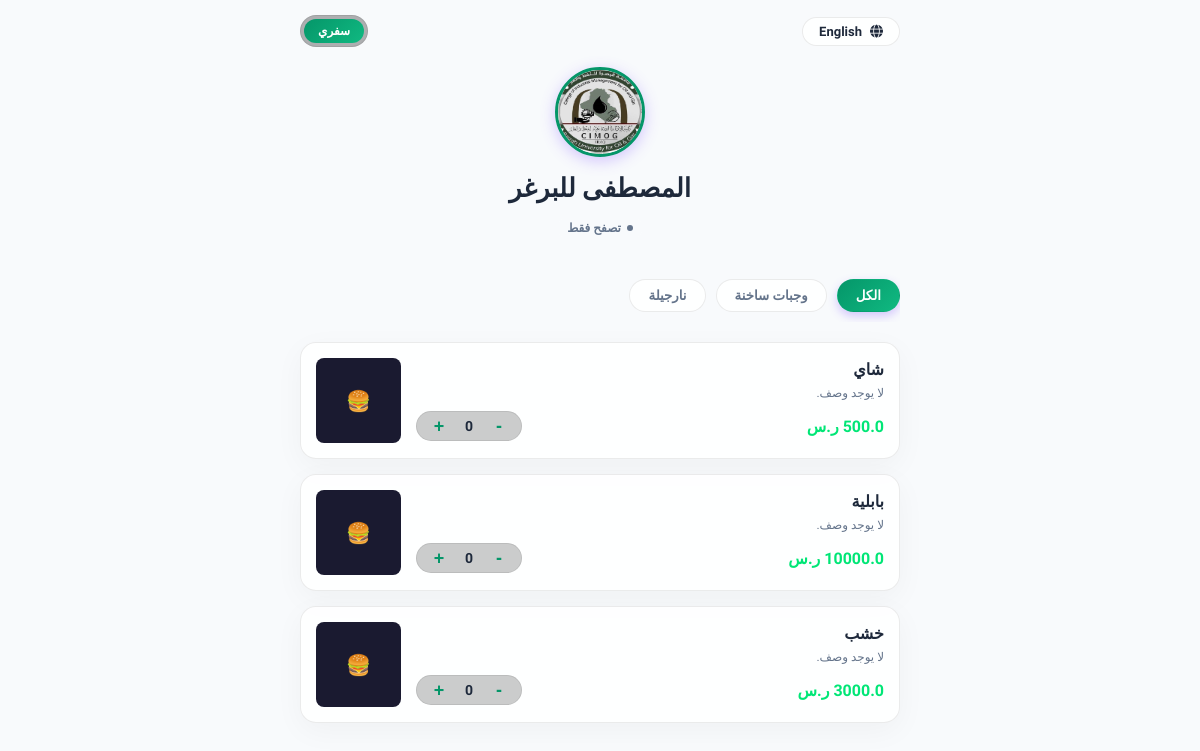
Page /r/mostafa on the committed database.
### tables this page shows
CREATE TABLE restaurants (
        id INTEGER PRIMARY KEY AUTOINCREMENT,
        user_id INTEGER NOT NULL,
        name TEXT NOT NULL,
        slug TEXT UNIQUE NOT NULL,
        logo TEXT,
        status TEXT NOT NULL DEFAULT 'active', theme_name TEXT NOT NULL DEFAULT 'classic_light', theme_primary_color TEXT DEFAULT '#059669', theme_bg_color TEXT DEFAULT '#f8fafc', theme_surface_color TEXT DEFAULT '#ffffff', theme_text_color TEXT DEFAULT '#1e293b', -- 'active', 'pending', 'inactive'
        FOREIGN KEY (user_id) REFERENCES users(id) ON DELETE CASCADE
    );

CREATE TABLE categories (
        id INTEGER PRIMARY KEY AUTOINCREMENT,
        restaurant_id INTEGER NOT NULL,
        name TEXT NOT NULL,
        FOREIGN KEY (restaurant_id) REFERENCES restaurants(id) ON DELETE CASCADE
    );

CREATE TABLE menu_items (
        id INTEGER PRIMARY KEY AUTOINCREMENT,
        category_id INTEGER NOT NULL,
        name TEXT NOT NULL,
        description TEXT,
        price REAL NOT NULL,
        image_path TEXT,
        available INTEGER NOT NULL DEFAULT 1, -- 1 = True, 0 = False
        FOREIGN KEY (category_id) REFERENCES categories(id) ON DELETE CASCADE
    );

### app.py (the view)
@app.route('/r/<slug>')
def public_menu(slug):
    restaurant = db.get_restaurant_by_slug(slug)
    if not restaurant or restaurant['status'] != 'active':
        return "المطعم غير موجود أو معطل حالياً.", 404
    categories = db.get_categories(restaurant['id'])
    menu_items = db.get_menu_items(restaurant['id'])
    mock_table = {'id': 0, 'table_number': 'تصفح فقط'}
    return render_template('menu.html', restaurant=restaurant, categories=categories, menu_items=menu_items, table=mock_table)

### database.py (called while the page is built)
def get_db():
    conn = sqlite3.connect(DB_PATH)
    conn.row_factory = sqlite3.Row
    conn.execute("PRAGMA foreign_keys = ON")
    return conn

def get_restaurant_by_slug(slug):
    conn = get_db()
    cursor = conn.cursor()
    cursor.execute("SELECT * FROM restaurants WHERE slug = ?", (slug,))
    res = cursor.fetchone()
    conn.close()
    return res

def get_categories(restaurant_id):
    conn = get_db()
    cursor = conn.cursor()
    cursor.execute("SELECT * FROM categories WHERE restaurant_id = ?", (restaurant_id,))
    res = cursor.fetchall()
    conn.close()
    return res

def get_menu_items(restaurant_id):
    conn = get_db()
    cursor = conn.cursor()
    cursor.execute('''
        SELECT m.*, c.name as category_name
        FROM menu_items m
        JOIN categories c ON m.category_id = c.id
        WHERE c.restaurant_id = ?
    ''', (restaurant_id,))
    res = cursor.fetchall()
    conn.close()
    return res

### templates/menu.html (shortened to what this page needs)
{% extends 'base.html' %}
{% block content %}
<div class="customer-menu-layout">
    <div style="display: flex; justify-content: space-between; align-items: center; margin-bottom: 20px; flex-wrap: wrap; gap: 10px;">
        <button class="btn btn-secondary lang-toggle-btn" onclick="toggleLanguage()" style="padding: 6px 16px; font-size: 13px; border-radius: 20px; font-weight: bold; background: var(--glass-bg); border: 1px solid var(--glass-border); color: var(--text-primary); min-width: 90px;">
        </button>
        <div class="order-type-switch" style="display: flex; background: rgba(0,0,0,0.3); border-radius: 20px; padding: 3px; border: 1px solid var(--glass-border);">
            <button class="btn {% if table.id == 0 %}active-type{% endif %}" id="type-takeaway-btn" onclick="setOrderType('take_away')" style="padding: 5px 14px; font-size: 12px; border-radius: 18px; font-weight: bold; {% if table.id == 0 %}background: var(--accent-gradient); color: #fff;{% else %}background: transparent; color: var(--text-secondary);{% endif %} border: none; cursor: pointer; transition: all 0.2s;">
                <span class="lang-txt" data-key="takeaway">سفري</span>
            </button>
        </div>
    </div>
    <div class="restaurant-profile-header">
        {% if restaurant.logo %}
            <img src="{{ url_for('static', filename='uploads/' + restaurant.logo) }}" alt="Logo" class="restaurant-logo-circle">
        {% else %}
            <div class="restaurant-logo-circle" style="background: var(--bg-secondary); display: flex; align-items: center; justify-content: center; font-size: 32px; margin: 0 auto 12px auto;">🍽️</div>
        {% endif %}
        <h1>{{ restaurant.name }}</h1>
        <div id="table-state-box">
            {% if table.id != 0 %}
                {% if table.status == 'available' %}
                    <span class="client-status-indicator" style="background: rgba(0, 230, 118, 0.1); color: var(--success-color);"><span style="width: 6px; height: 6px; border-radius: 50%; background: var(--success-color); display: inline-block;"></span> <span class="lang-txt" data-key="new_session">جلسة جديدة</span></span>
                {% elif table.status == 'occupied' %}
                    <span class="client-status-indicator" style="background: rgba(0, 120, 212, 0.1); color: #00bcf2;"><span style="width: 6px; height: 6px; border-radius: 50%; background: #00bcf2; display: inline-block;"></span> <span class="lang-txt" data-key="active_session">جلسة نشطة - قيد الخدمة</span></span>
                {% elif table.status == 'billing' %}
                    <span class="client-status-indicator" style="background: rgba(255, 23, 68, 0.1); color: var(--danger-color); animation: blinker-animation 1.5s infinite;"><span style="width: 6px; height: 6px; border-radius: 50%; background: var(--danger-color); display: inline-block;"></span> <span class="lang-txt" data-key="awaiting_bill">بانتظار الفاتورة والدفع كاش</span></span>
                {% endif %}
            {% else %}
                <span class="client-status-indicator" style="background: rgba(255, 255, 255, 0.05); color: var(--text-secondary);"><span style="width: 6px; height: 6px; border-radius: 50%; background: var(--text-secondary); display: inline-block;"></span> <span class="lang-txt" data-key="browse_only">تصفح فقط</span></span>
            {% endif %}
        </div>
    </div>
    <div class="category-slider">
        <button class="category-slider-btn active lang-txt" data-key="all" onclick="filterCategory('all', this)">الكل</button>
        {% for cat in categories %}
        <button class="category-slider-btn" onclick="filterCategory('cat-{{ cat.id }}', this)">{{ cat.name }}</button>
        {% endfor %}
    </div>
    <div class="customer-items-list-container">
        {% for item in menu_items %}
        <div class="customer-item-card menu-item-row-cat cat-{{ item.category_id }}" id="item-card-{{ item.id }}">
            <div class="customer-item-info">
                <div class="customer-item-title">{{ item.name }}</div>
                <p class="customer-item-desc">{{ item.description or 'لا يوجد وصف.' }}</p>
                <div class="customer-item-price-row">
                    <span class="customer-item-price">{{ item.price }} <span class="lang-txt" data-key="currency">ر.س</span></span>
                    {% if item.available == 1 %}
                        <div class="qty-controls" id="controls-{{ item.id }}" style="display: {% if table.id != 0 %}flex{% else %}none{% endif %};">
                            <button class="qty-btn" onclick="addToCart({{ item.id }}, '{{ item.name }}', {{ item.price }}, -1)">-</button>
                            <span class="qty-val" id="qty-{{ item.id }}">0</span>
                            <button class="qty-btn" onclick="addToCart({{ item.id }}, '{{ item.name }}', {{ item.price }}, 1)">+</button>
                        </div>
                    {% else %}
                        <span style="color: var(--danger-color); font-size: 11px; font-weight: bold;"><i class="fa-solid fa-ban"></i> <span class="lang-txt" data-key="unavailable">غير متوفر</span></span>
                    {% endif %}
                </div>
            </div>
            <div class="customer-item-img-container">
                {% if item.image_path %}
                    <img src="{{ url_for('static', filename='uploads/' + item.image_path) }}" alt="{{ item.name }}">
                {% else %}
                    <div class="customer-item-no-image-mini">🍔</div>
                {% endif %}
            </div>
        </div>
        {% else %}
        <div class="glass-card lang-txt" data-key="menu_empty" style="text-align: center; color: var(--text-secondary); padding: 40px;">
            لا توجد وجبات مضافة في المنيو حالياً.
        </div>
        {% endfor %}
    </div>
</div>
{% endblock %}

### templates/base.html (shortened to what this page needs)
<!DOCTYPE html>
<html lang="ar" dir="rtl">
<head>
    <link rel="stylesheet" href="https://cdnjs.cloudflare.com/ajax/libs/font-awesome/6.4.0/css/all.min.css">
    <link rel="stylesheet" href="{{ url_for('static', filename='css/style.css') }}">
</head>
<body>
    <main class="main-content">
        {% block content %}{% endblock %}
    </main>
</body>
</html>

### static/css/style.css (style rules this page uses)
:root { --bg-primary: #0b0b14; --bg-secondary: #121225; --accent-color: #7c4dff; --accent-gradient: linear-gradient(135deg, #7c4dff 0%, #ff4081 100%); --success-color: #00e676; --warning-color: #ff9100; --danger-color: #ff1744; --text-primary: #f5f5f7; --text-secondary: #a0aec0; --glass-bg: rgba(18, 18, 37, 0.6); --glass-border: rgba(255, 255, 255, 0.08); --card-shadow: 0 8px 32px 0 rgba(0, 0, 0, 0.37); --border-radius-sm: 8px; --border-radius-md: 16px; --border-radius-lg: 24px; --font-main: 'Tajawal', sans-serif; --font-heading: 'Cairo', sans-serif; --transition: all 0.3s cubic-bezier(0.25, 0.8, 0.25, 1); }
html { scroll-behavior: smooth; }
* { margin: 0; padding: 0; box-sizing: border-box; }
body { background-color: var(--bg-primary); color: var(--text-primary); font-family: var(--font-main); min-height: 100vh; display: flex; flex-direction: column; overflow-x: hidden; position: relative; }
.main-content { flex: 1; width: 100%; max-width: 1200px; margin: 0 auto; padding: 30px 20px; }
.btn { display: inline-flex; align-items: center; justify-content: center; gap: 8px; padding: 12px 24px; border-radius: var(--border-radius-sm); font-family: var(--font-main); font-weight: 600; font-size: 15px; cursor: pointer; border: none; transition: var(--transition); }
.btn-secondary { background: rgba(255, 255, 255, 0.08); color: var(--text-primary); border: 1px solid var(--glass-border); }
.customer-menu-layout { max-width: 600px; margin: 0 auto; padding-bottom: 90px; }
.restaurant-profile-header { text-align: center; margin-bottom: 30px; }
.restaurant-logo-circle { width: 90px; height: 90px; border-radius: 50%; object-fit: cover; border: 3px solid var(--accent-color); box-shadow: 0 4px 15px rgba(124, 77, 255, 0.3); margin-bottom: 12px; }
.restaurant-profile-header h1 { font-family: var(--font-heading); font-size: 26px; font-weight: 700; margin-bottom: 6px; }
.category-slider { display: flex; gap: 10px; overflow-x: auto; padding: 10px 0; margin-bottom: 20px; position: sticky; top: 60px; background: var(--bg-primary); z-index: 10; scrollbar-width: none; }
.category-slider-btn { flex-shrink: 0; background: var(--glass-bg); border: 1px solid var(--glass-border); color: var(--text-secondary); padding: 8px 18px; border-radius: 20px; font-family: var(--font-main); font-weight: 600; cursor: pointer; transition: var(--transition); }
.category-slider-btn.active, .category-slider-btn:hover { background: var(--accent-gradient); color: white; border-color: transparent; box-shadow: 0 4px 10px rgba(124, 77, 255, 0.3); }
.customer-item-card { background: var(--glass-bg); border: 1px solid var(--glass-border); border-radius: var(--border-radius-md); padding: 15px; margin-bottom: 15px; display: grid; grid-template-columns: 1fr 85px; gap: 15px; align-items: center; box-shadow: var(--card-shadow); transition: var(--transition); }
.customer-item-info { display: flex; flex-direction: column; }
.customer-item-title { font-family: var(--font-heading); font-size: 16px; font-weight: 700; margin-bottom: 6px; }
.customer-item-desc { color: var(--text-secondary); font-size: 12px; line-height: 1.4; margin-bottom: 10px; }
.customer-item-price-row { display: flex; align-items: center; justify-content: space-between; margin-top: auto; }
.customer-item-price { font-weight: 700; color: var(--success-color); }
.customer-item-img-container { width: 85px; height: 85px; border-radius: var(--border-radius-sm); overflow: hidden; background: #1a1a30; position: relative; }
.customer-item-no-image-mini { width: 100%; height: 100%; display: flex; justify-content: center; align-items: center; color: #4a5568; font-size: 20px; }
.qty-controls { display: flex; align-items: center; gap: 10px; background: rgba(0, 0, 0, 0.2); border-radius: 20px; padding: 2px 10px; border: 1px solid var(--glass-border); }
.qty-btn { background: none; border: none; color: var(--accent-color); font-size: 18px; cursor: pointer; font-weight: 700; width: 24px; height: 24px; display: flex; align-items: center; justify-content: center; transition: var(--transition); }
.qty-val { font-weight: 700; min-width: 16px; text-align: center; font-size: 14px; }

### rows in the picture
restaurants: logo (picture), name "المصطفى للبرغر"
categories: name "وجبات ساخنة"
categories: name "نارجيلة"
menu_items: name "شاي", description "لا يوجد وصف.", price "500.0"
menu_items: name "بابلية", description "لا يوجد وصف."
menu_items: name "خشب", description "لا يوجد وصف."
